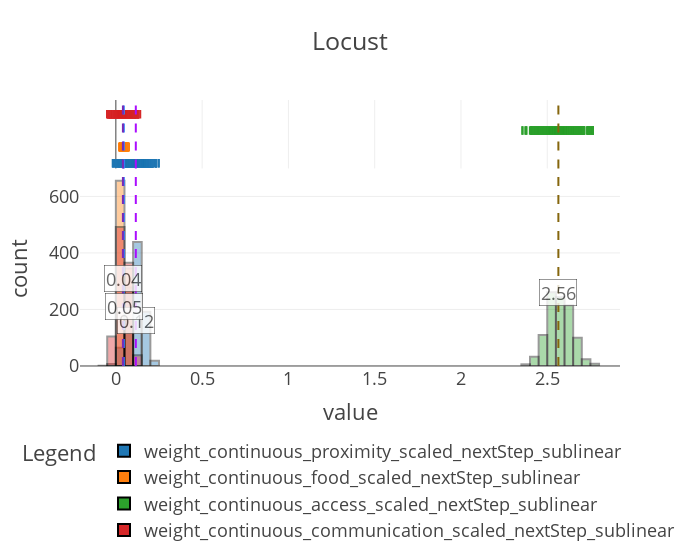

The notebook cell this image was saved under:
### Code cell
selected_sites = [
    key
    for key in results_locust["samples"].keys()
    if key.startswith("weight") and not key.endswith("sigma")
]
selected_samples = {key: results_locust["samples"][key] for key in selected_sites}

ft.plot_coefs(
    selected_samples, "Locust", nbins=120, ann_start_y=160, ann_break_y=50
)

### Figure 1 — Plotly figure (JSON) as saved in the notebook; plotly's stock layout.template omitted (floating-point values rounded to 4 significant figures; data arrays with more than 128 entries replaced by an {"elided": "..."} marker saying what was removed)
{"data": [{"alignmentgroup": "True", "bingroup": "x", "hovertemplate": "coefficient=weight_continuous_proximity_scaled_nextStep_sublinear<br>value=%{x}<br>count=%{y}<extra></extra>", "legendgroup": "weight_continuous_proximity_scaled_nextStep_sublinear", "marker": {"color": "#1F77B4", "line": {"color": "Black", "width": 2}, "opacity": 0.4, "pattern": {"shape": ""}}, "name": "weight_continuous_proximity_scaled_nextStep_sublinear", "nbinsx": 120, "offsetgroup": "weight_continuous_proximity_scaled_nextStep_sublinear", "orientation": "v", "showlegend": true, "type": "histogram", "x": {"elided": "1000 float values"}, "xaxis": "x", "yaxis": "y"}, {"alignmentgroup": "True", "boxpoints": "all", "fillcolor": "rgba(255,255,255,0)", "hoveron": "points", "hovertemplate": "coefficient=weight_continuous_proximity_scaled_nextStep_sublinear<br>value=%{x}<extra></extra>", "jitter": 0, "legendgroup": "weight_continuous_proximity_scaled_nextStep_sublinear", "line": {"color": "rgba(255,255,255,0)"}, "marker": {"color": "#1F77B4", "line": {"color": "Black", "width": 2}, "symbol": "line-ns-open"}, "name": "weight_continuous_proximity_scaled_nextStep_sublinear", "offsetgroup": "weight_continuous_proximity_scaled_nextStep_sublinear", "showlegend": false, "type": "box", "x": {"elided": "1000 float values"}, "xaxis": "x2", "yaxis": "y2"}, {"alignmentgroup": "True", "bingroup": "x", "hovertemplate": "coefficient=weight_continuous_food_scaled_nextStep_sublinear<br>value=%{x}<br>count=%{y}<extra></extra>", "legendgroup": "weight_continuous_food_scaled_nextStep_sublinear", "marker": {"color": "#FF7F0E", "line": {"color": "Black", "width": 2}, "opacity": 0.4, "pattern": {"shape": ""}}, "name": "weight_continuous_food_scaled_nextStep_sublinear", "nbinsx": 120, "offsetgroup": "weight_continuous_food_scaled_nextStep_sublinear", "orientation": "v", "showlegend": true, "type": "histogram", "x": {"elided": "1000 float values"}, "xaxis": "x", "yaxis": "y"}, {"alignmentgroup": "True", "boxpoints": "all", "fillcolor": "rgba(255,255,255,0)", "hoveron": "points", "hovertemplate": "coefficient=weight_continuous_food_scaled_nextStep_sublinear<br>value=%{x}<extra></extra>", "jitter": 0, "legendgroup": "weight_continuous_food_scaled_nextStep_sublinear", "line": {"color": "rgba(255,255,255,0)"}, "marker": {"color": "#FF7F0E", "line": {"color": "Black", "width": 2}, "symbol": "line-ns-open"}, "name": "weight_continuous_food_scaled_nextStep_sublinear", "offsetgroup": "weight_continuous_food_scaled_nextStep_sublinear", "showlegend": false, "type": "box", "x": {"elided": "1000 float values"}, "xaxis": "x2", "yaxis": "y2"}, {"alignmentgroup": "True", "bingroup": "x", "hovertemplate": "coefficient=weight_continuous_access_scaled_nextStep_sublinear<br>value=%{x}<br>count=%{y}<extra></extra>", "legendgroup": "weight_continuous_access_scaled_nextStep_sublinear", "marker": {"color": "#2CA02C", "line": {"color": "Black", "width": 2}, "opacity": 0.4, "pattern": {"shape": ""}}, "name": "weight_continuous_access_scaled_nextStep_sublinear", "nbinsx": 120, "offsetgroup": "weight_continuous_access_scaled_nextStep_sublinear", "orientation": "v", "showlegend": true, "type": "histogram", "x": {"elided": "1000 float values"}, "xaxis": "x", "yaxis": "y"}, {"alignmentgroup": "True", "boxpoints": "all", "fillcolor": "rgba(255,255,255,0)", "hoveron": "points", "hovertemplate": "coefficient=weight_continuous_access_scaled_nextStep_sublinear<br>value=%{x}<extra></extra>", "jitter": 0, "legendgroup": "weight_continuous_access_scaled_nextStep_sublinear", "line": {"color": "rgba(255,255,255,0)"}, "marker": {"color": "#2CA02C", "line": {"color": "Black", "width": 2}, "symbol": "line-ns-open"}, "name": "weight_continuous_access_scaled_nextStep_sublinear", "offsetgroup": "weight_continuous_access_scaled_nextStep_sublinear", "showlegend": false, "type": "box", "x": {"elided": "1000 float values"}, "xaxis": "x2", "yaxis": "y2"}, {"alignmentgroup": "True", "bingroup": "x", "hovertemplate": "coefficient=weight_continuous_communication_scaled_nextStep_sublinear<br>value=%{x}<br>count=%{y}<extra></extra>", "legendgroup": "weight_continuous_communication_scaled_nextStep_sublinear", "marker": {"color": "#D62728", "line": {"color": "Black", "width": 2}, "opacity": 0.4, "pattern": {"shape": ""}}, "name": "weight_continuous_communication_scaled_nextStep_sublinear", "nbinsx": 120, "offsetgroup": "weight_continuous_communication_scaled_nextStep_sublinear", "orientation": "v", "showlegend": true, "type": "histogram", "x": {"elided": "1000 float values"}, "xaxis": "x", "yaxis": "y"}, {"alignmentgroup": "True", "boxpoints": "all", "fillcolor": "rgba(255,255,255,0)", "hoveron": "points", "hovertemplate": "coefficient=weight_continuous_communication_scaled_nextStep_sublinear<br>value=%{x}<extra></extra>", "jitter": 0, "legendgroup": "weight_continuous_communication_scaled_nextStep_sublinear", "line": {"color": "rgba(255,255,255,0)"}, "marker": {"color": "#D62728", "line": {"color": "Black", "width": 2}, "symbol": "line-ns-open"}, "name": "weight_continuous_communication_scaled_nextStep_sublinear", "offsetgroup": "weight_continuous_communication_scaled_nextStep_sublinear", "showlegend": false, "type": "box", "x": {"elided": "1000 float values"}, "xaxis": "x2", "yaxis": "y2"}], "layout": {"annotations": [{"bgcolor": "white", "bordercolor": "black", "borderwidth": 0.5, "opacity": 0.8, "showarrow": false, "text": "0.12", "x": 0.1157, "y": 160}, {"bgcolor": "white", "bordercolor": "black", "borderwidth": 0.5, "opacity": 0.8, "showarrow": false, "text": "0.05", "x": 0.04633, "y": 210}, {"bgcolor": "white", "bordercolor": "black", "borderwidth": 0.5, "opacity": 0.8, "showarrow": false, "text": "2.56", "x": 2.564, "y": 260}, {"bgcolor": "white", "bordercolor": "black", "borderwidth": 0.5, "opacity": 0.8, "showarrow": false, "text": "0.04", "x": 0.04097, "y": 310}], "barmode": "overlay", "legend": {"orientation": "h", "title": {"text": "Legend"}, "tracegroupgap": 0, "x": 0.5, "xanchor": "center", "y": -0.25, "yanchor": "top"}, "shapes": [{"line": {"color": "#AA0DFE", "dash": "dash"}, "name": "Median (0.11567764729261398)", "type": "line", "x0": 0.1157, "x1": 0.1157, "xref": "x", "y0": 0, "y1": 1, "yref": "y domain"}, {"line": {"color": "#AA0DFE", "dash": "dash"}, "name": "Median (0.11567764729261398)", "type": "line", "x0": 0.1157, "x1": 0.1157, "xref": "x2", "y0": 0, "y1": 1, "yref": "y2 domain"}, {"line": {"color": "#3283FE", "dash": "dash"}, "name": "Median (0.046330526471138)", "type": "line", "x0": 0.04633, "x1": 0.04633, "xref": "x", "y0": 0, "y1": 1, "yref": "y domain"}, {"line": {"color": "#3283FE", "dash": "dash"}, "name": "Median (0.046330526471138)", "type": "line", "x0": 0.04633, "x1": 0.04633, "xref": "x2", "y0": 0, "y1": 1, "yref": "y2 domain"}, {"line": {"color": "#85660D", "dash": "dash"}, "name": "Median (2.5643815994262695)", "type": "line", "x0": 2.564, "x1": 2.564, "xref": "x", "y0": 0, "y1": 1, "yref": "y domain"}, {"line": {"color": "#85660D", "dash": "dash"}, "name": "Median (2.5643815994262695)", "type": "line", "x0": 2.564, "x1": 2.564, "xref": "x2", "y0": 0, "y1": 1, "yref": "y2 domain"}, {"line": {"color": "#782AB6", "dash": "dash"}, "name": "Median (0.04096849262714386)", "type": "line", "x0": 0.04097, "x1": 0.04097, "xref": "x", "y0": 0, "y1": 1, "yref": "y domain"}, {"line": {"color": "#782AB6", "dash": "dash"}, "name": "Median (0.04096849262714386)", "type": "line", "x0": 0.04097, "x1": 0.04097, "xref": "x2", "y0": 0, "y1": 1, "yref": "y2 domain"}], "title": {"text": "Locust"}, "width": 700, "xaxis": {"anchor": "y", "domain": [0, 1], "title": {"text": "value"}}, "xaxis2": {"anchor": "y2", "domain": [0, 1], "matches": "x", "showgrid": true, "showticklabels": false}, "yaxis": {"anchor": "x", "domain": [0, 0.7326], "title": {"text": "count"}}, "yaxis2": {"anchor": "x2", "domain": [0.7426, 1], "matches": "y2", "showgrid": false, "showline": false, "showticklabels": false, "ticks": ""}}}
